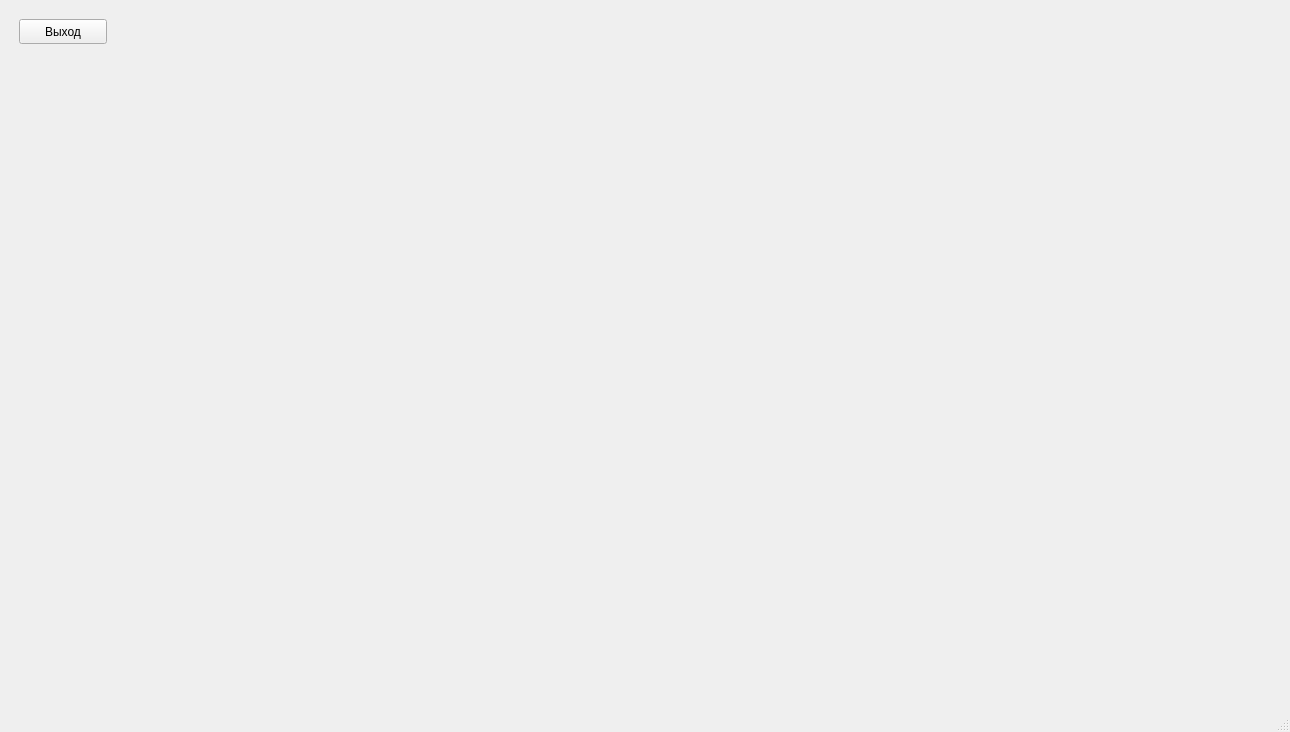
<?xml version="1.0" encoding="UTF-8"?>
<ui version="4.0">
 <class>MainWindow</class>
 <widget class="QMainWindow" name="MainWindow">
  <property name="geometry">
   <rect>
    <x>0</x>
    <y>0</y>
    <width>1290</width>
    <height>732</height>
   </rect>
  </property>
  <property name="focusPolicy">
   <enum>Qt::NoFocus</enum>
  </property>
  <property name="windowTitle">
   <string>MainWindow</string>
  </property>
  <property name="autoFillBackground">
   <bool>false</bool>
  </property>
  <widget class="QWidget" name="centralwidget">
   <layout class="QGridLayout" name="gridLayout">
    <item row="0" column="0">
     <widget class="QWidget" name="widget" native="true">
      <widget class="QPushButton" name="pushButton">
       <property name="geometry">
        <rect>
         <x>10</x>
         <y>10</y>
         <width>88</width>
         <height>25</height>
        </rect>
       </property>
       <property name="text">
        <string>Выход</string>
       </property>
      </widget>
     </widget>
    </item>
   </layout>
  </widget>
  <widget class="QMenuBar" name="menubar">
   <property name="geometry">
    <rect>
     <x>0</x>
     <y>0</y>
     <width>1290</width>
     <height>22</height>
    </rect>
   </property>
  </widget>
  <widget class="QStatusBar" name="statusbar"/>
 </widget>
 <resources/>
 <connections/>
</ui>
